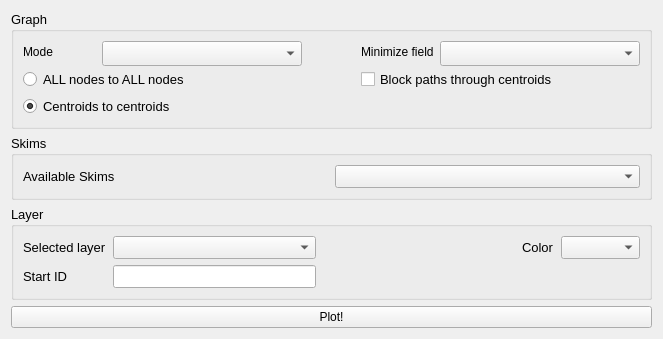
<?xml version="1.0" encoding="UTF-8"?>
<ui version="4.0">
 <class>Form</class>
 <widget class="QWidget" name="Form">
  <property name="geometry">
   <rect>
    <x>0</x>
    <y>0</y>
    <width>663</width>
    <height>339</height>
   </rect>
  </property>
  <property name="windowTitle">
   <string>Isochrones</string>
  </property>
  <layout class="QGridLayout" name="gridLayout_4">
   <item row="0" column="0">
    <widget class="QGroupBox" name="groupBox">
     <property name="sizePolicy">
      <sizepolicy hsizetype="Preferred" vsizetype="Preferred">
       <horstretch>0</horstretch>
       <verstretch>0</verstretch>
      </sizepolicy>
     </property>
     <property name="minimumSize">
      <size>
       <width>0</width>
       <height>100</height>
      </size>
     </property>
     <property name="maximumSize">
      <size>
       <width>16777215</width>
       <height>120</height>
      </size>
     </property>
     <property name="font">
      <font>
       <pointsize>10</pointsize>
      </font>
     </property>
     <property name="title">
      <string>Graph</string>
     </property>
     <layout class="QGridLayout" name="gridLayout_3">
      <item row="0" column="6">
       <widget class="QComboBox" name="cob_minimizing">
        <property name="sizePolicy">
         <sizepolicy hsizetype="Preferred" vsizetype="Preferred">
          <horstretch>0</horstretch>
          <verstretch>0</verstretch>
         </sizepolicy>
        </property>
        <property name="minimumSize">
         <size>
          <width>200</width>
          <height>25</height>
         </size>
        </property>
       </widget>
      </item>
      <item row="1" column="4" colspan="2">
       <spacer name="vspace_1">
        <property name="sizePolicy">
         <sizepolicy hsizetype="Minimum" vsizetype="Preferred">
          <horstretch>0</horstretch>
          <verstretch>0</verstretch>
         </sizepolicy>
        </property>
        <property name="orientation">
         <enum>Qt::Vertical</enum>
        </property>
        <property name="sizeType">
         <enum>QSizePolicy::Preferred</enum>
        </property>
        <property name="sizeHint" stdset="0">
         <size>
          <width>20</width>
          <height>40</height>
         </size>
        </property>
       </spacer>
      </item>
      <item row="0" column="4" colspan="2">
       <widget class="QLabel" name="label_2">
        <property name="sizePolicy">
         <sizepolicy hsizetype="Preferred" vsizetype="Preferred">
          <horstretch>0</horstretch>
          <verstretch>0</verstretch>
         </sizepolicy>
        </property>
        <property name="font">
         <font>
          <pointsize>9</pointsize>
         </font>
        </property>
        <property name="text">
         <string>Minimize field</string>
        </property>
       </widget>
      </item>
      <item row="3" column="0" colspan="2">
       <widget class="QRadioButton" name="rdo_centroids_only">
        <property name="sizePolicy">
         <sizepolicy hsizetype="Preferred" vsizetype="Preferred">
          <horstretch>0</horstretch>
          <verstretch>0</verstretch>
         </sizepolicy>
        </property>
        <property name="text">
         <string>Centroids to centroids</string>
        </property>
        <property name="checked">
         <bool>true</bool>
        </property>
       </widget>
      </item>
      <item row="0" column="3">
       <spacer name="hspace_1">
        <property name="sizePolicy">
         <sizepolicy hsizetype="Minimum" vsizetype="Minimum">
          <horstretch>0</horstretch>
          <verstretch>0</verstretch>
         </sizepolicy>
        </property>
        <property name="orientation">
         <enum>Qt::Horizontal</enum>
        </property>
        <property name="sizeHint" stdset="0">
         <size>
          <width>56</width>
          <height>20</height>
         </size>
        </property>
       </spacer>
      </item>
      <item row="0" column="1" colspan="2">
       <widget class="QComboBox" name="cob_modes">
        <property name="sizePolicy">
         <sizepolicy hsizetype="Preferred" vsizetype="Preferred">
          <horstretch>0</horstretch>
          <verstretch>0</verstretch>
         </sizepolicy>
        </property>
        <property name="minimumSize">
         <size>
          <width>200</width>
          <height>25</height>
         </size>
        </property>
        <property name="font">
         <font>
          <pointsize>10</pointsize>
          <weight>75</weight>
          <italic>true</italic>
          <bold>true</bold>
         </font>
        </property>
       </widget>
      </item>
      <item row="2" column="4" colspan="3">
       <widget class="QCheckBox" name="block_paths">
        <property name="sizePolicy">
         <sizepolicy hsizetype="Preferred" vsizetype="Preferred">
          <horstretch>0</horstretch>
          <verstretch>0</verstretch>
         </sizepolicy>
        </property>
        <property name="text">
         <string>Block paths through centroids</string>
        </property>
       </widget>
      </item>
      <item row="0" column="0">
       <widget class="QLabel" name="label_1">
        <property name="sizePolicy">
         <sizepolicy hsizetype="Preferred" vsizetype="Preferred">
          <horstretch>0</horstretch>
          <verstretch>0</verstretch>
         </sizepolicy>
        </property>
        <property name="font">
         <font>
          <pointsize>9</pointsize>
         </font>
        </property>
        <property name="text">
         <string>Mode</string>
        </property>
       </widget>
      </item>
      <item row="2" column="0" colspan="3">
       <widget class="QRadioButton" name="rdo_all_nodes">
        <property name="sizePolicy">
         <sizepolicy hsizetype="Preferred" vsizetype="Preferred">
          <horstretch>0</horstretch>
          <verstretch>0</verstretch>
         </sizepolicy>
        </property>
        <property name="text">
         <string>ALL nodes to ALL nodes</string>
        </property>
       </widget>
      </item>
     </layout>
    </widget>
   </item>
   <item row="1" column="0">
    <widget class="QGroupBox" name="groupBox_2">
     <property name="font">
      <font>
       <pointsize>10</pointsize>
      </font>
     </property>
     <property name="title">
      <string>Skims</string>
     </property>
     <layout class="QGridLayout" name="gridLayout">
      <item row="0" column="1">
       <widget class="QComboBox" name="cob_skim"/>
      </item>
      <item row="0" column="0">
       <widget class="QLabel" name="label_3">
        <property name="text">
         <string>Available Skims</string>
        </property>
       </widget>
      </item>
     </layout>
    </widget>
   </item>
   <item row="2" column="0">
    <widget class="QGroupBox" name="groupBox_3">
     <property name="font">
      <font>
       <pointsize>10</pointsize>
      </font>
     </property>
     <property name="title">
      <string>Layer</string>
     </property>
     <layout class="QGridLayout" name="gridLayout_2">
      <item row="0" column="4">
       <widget class="QComboBox" name="cob_color"/>
      </item>
      <item row="0" column="3">
       <widget class="QLabel" name="label_5">
        <property name="text">
         <string>Color</string>
        </property>
       </widget>
      </item>
      <item row="0" column="0">
       <widget class="QLabel" name="label_4">
        <property name="text">
         <string>Selected layer</string>
        </property>
       </widget>
      </item>
      <item row="0" column="2">
       <spacer name="hspace_2">
        <property name="orientation">
         <enum>Qt::Horizontal</enum>
        </property>
        <property name="sizeType">
         <enum>QSizePolicy::Minimum</enum>
        </property>
        <property name="sizeHint" stdset="0">
         <size>
          <width>56</width>
          <height>20</height>
         </size>
        </property>
       </spacer>
      </item>
      <item row="0" column="1">
       <widget class="QComboBox" name="cob_layer"/>
      </item>
      <item row="1" column="0">
       <widget class="QLabel" name="label_6">
        <property name="text">
         <string>Start ID</string>
        </property>
       </widget>
      </item>
      <item row="1" column="1">
       <widget class="QLineEdit" name="line_start_id">
        <property name="text">
         <string/>
        </property>
       </widget>
      </item>
      <item row="1" column="2">
       <spacer name="hspace_3">
        <property name="orientation">
         <enum>Qt::Horizontal</enum>
        </property>
        <property name="sizeType">
         <enum>QSizePolicy::Minimum</enum>
        </property>
        <property name="sizeHint" stdset="0">
         <size>
          <width>200</width>
          <height>20</height>
         </size>
        </property>
       </spacer>
      </item>
     </layout>
    </widget>
   </item>
   <item row="3" column="0">
    <widget class="QPushButton" name="but_plot">
     <property name="text">
      <string>Plot!</string>
     </property>
    </widget>
   </item>
  </layout>
 </widget>
 <resources/>
 <connections/>
</ui>
